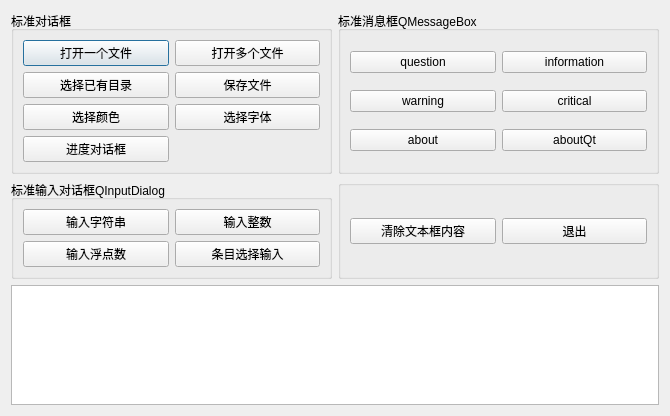
<?xml version="1.0" encoding="UTF-8"?>
<ui version="4.0">
 <class>Dialog</class>
 <widget class="QDialog" name="Dialog">
  <property name="geometry">
   <rect>
    <x>0</x>
    <y>0</y>
    <width>670</width>
    <height>416</height>
   </rect>
  </property>
  <property name="windowTitle">
   <string>Demo6_1,标准对话框的使用</string>
  </property>
  <layout class="QVBoxLayout" name="verticalLayout">
   <item>
    <layout class="QGridLayout" name="gridLayout">
     <item row="0" column="0">
      <widget class="QGroupBox" name="groupBox">
       <property name="title">
        <string>标准对话框</string>
       </property>
       <layout class="QGridLayout" name="gridLayout_2">
        <item row="0" column="0">
         <widget class="QPushButton" name="btn_Open">
          <property name="text">
           <string>打开一个文件</string>
          </property>
         </widget>
        </item>
        <item row="3" column="0">
         <widget class="QPushButton" name="btn_ProgressDialog">
          <property name="text">
           <string>进度对话框</string>
          </property>
         </widget>
        </item>
        <item row="2" column="0">
         <widget class="QPushButton" name="btn_ChooseColor">
          <property name="text">
           <string>选择颜色</string>
          </property>
         </widget>
        </item>
        <item row="2" column="1">
         <widget class="QPushButton" name="btn_ChooseFont">
          <property name="text">
           <string>选择字体</string>
          </property>
         </widget>
        </item>
        <item row="1" column="1">
         <widget class="QPushButton" name="btn_Save">
          <property name="text">
           <string>保存文件</string>
          </property>
         </widget>
        </item>
        <item row="0" column="1">
         <widget class="QPushButton" name="btn_OpenMultipleFiles">
          <property name="text">
           <string>打开多个文件</string>
          </property>
         </widget>
        </item>
        <item row="1" column="0">
         <widget class="QPushButton" name="btn_ChooseExistiongDirectory">
          <property name="text">
           <string>选择已有目录</string>
          </property>
         </widget>
        </item>
       </layout>
      </widget>
     </item>
     <item row="0" column="1">
      <widget class="QGroupBox" name="groupBox_2">
       <property name="title">
        <string>标准消息框QMessageBox</string>
       </property>
       <layout class="QGridLayout" name="gridLayout_3">
        <item row="0" column="0">
         <widget class="QPushButton" name="btn_MSGquestion">
          <property name="text">
           <string>question</string>
          </property>
         </widget>
        </item>
        <item row="0" column="1">
         <widget class="QPushButton" name="btn_MSGinformation">
          <property name="text">
           <string>information</string>
          </property>
         </widget>
        </item>
        <item row="1" column="0">
         <widget class="QPushButton" name="btn_MSGwarning">
          <property name="text">
           <string>warning</string>
          </property>
         </widget>
        </item>
        <item row="1" column="1">
         <widget class="QPushButton" name="btn_MSGcritical">
          <property name="text">
           <string>critical</string>
          </property>
         </widget>
        </item>
        <item row="2" column="0">
         <widget class="QPushButton" name="btn_MSGabout">
          <property name="text">
           <string>about</string>
          </property>
         </widget>
        </item>
        <item row="2" column="1">
         <widget class="QPushButton" name="btn_MSGaboutQt">
          <property name="text">
           <string>aboutQt</string>
          </property>
         </widget>
        </item>
       </layout>
      </widget>
     </item>
     <item row="1" column="0">
      <widget class="QGroupBox" name="groupBox_3">
       <property name="title">
        <string>标准输入对话框QInputDialog</string>
       </property>
       <layout class="QGridLayout" name="gridLayout_4">
        <item row="0" column="1">
         <widget class="QPushButton" name="btn_EnterInteger">
          <property name="text">
           <string>输入整数</string>
          </property>
         </widget>
        </item>
        <item row="1" column="0">
         <widget class="QPushButton" name="btn_EnterFloat">
          <property name="text">
           <string>输入浮点数</string>
          </property>
         </widget>
        </item>
        <item row="0" column="0">
         <widget class="QPushButton" name="btn_InputString">
          <property name="text">
           <string>输入字符串</string>
          </property>
         </widget>
        </item>
        <item row="1" column="1">
         <widget class="QPushButton" name="btn_EntrySelectionInput">
          <property name="text">
           <string>条目选择输入</string>
          </property>
         </widget>
        </item>
       </layout>
      </widget>
     </item>
     <item row="1" column="1">
      <widget class="QGroupBox" name="groupBox_4">
       <property name="title">
        <string/>
       </property>
       <layout class="QHBoxLayout" name="horizontalLayout">
        <item>
         <widget class="QPushButton" name="pushButton_20">
          <property name="text">
           <string>清除文本框内容</string>
          </property>
          <property name="icon">
           <iconset resource="../Resource/res.qrc">
            <normaloff>:/icons/images/212.bmp</normaloff>:/icons/images/212.bmp</iconset>
          </property>
         </widget>
        </item>
        <item>
         <widget class="QPushButton" name="pushButton_21">
          <property name="text">
           <string>退出</string>
          </property>
          <property name="icon">
           <iconset resource="../Resource/res.qrc">
            <normaloff>:/icons/images/132.bmp</normaloff>:/icons/images/132.bmp</iconset>
          </property>
         </widget>
        </item>
       </layout>
      </widget>
     </item>
    </layout>
   </item>
   <item>
    <widget class="QPlainTextEdit" name="plainTextEdit"/>
   </item>
  </layout>
 </widget>
 <resources>
  <include location="../Resource/res.qrc"/>
 </resources>
 <connections>
  <connection>
   <sender>pushButton_20</sender>
   <signal>clicked()</signal>
   <receiver>plainTextEdit</receiver>
   <slot>clear()</slot>
   <hints>
    <hint type="sourcelabel">
     <x>428</x>
     <y>206</y>
    </hint>
    <hint type="destinationlabel">
     <x>416</x>
     <y>287</y>
    </hint>
   </hints>
  </connection>
  <connection>
   <sender>pushButton_21</sender>
   <signal>clicked()</signal>
   <receiver>Dialog</receiver>
   <slot>close()</slot>
   <hints>
    <hint type="sourcelabel">
     <x>611</x>
     <y>198</y>
    </hint>
    <hint type="destinationlabel">
     <x>760</x>
     <y>190</y>
    </hint>
   </hints>
  </connection>
 </connections>
</ui>
